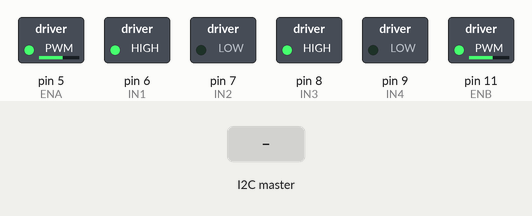
This sketch was run on a simulated Arduino Uno, built with avr-gcc and run on an emulated ATmega328P. Parts: switched loads named in the sketch (green lamp = pin HIGH). The inputs (shaded band) are chosen by the test bench.

Above: at 1.2 s.
1.3 s: the I2C master sends the byte 0
Timing chart, 0 to 4.3 s (numbered marks = the images above; inputs shaded):
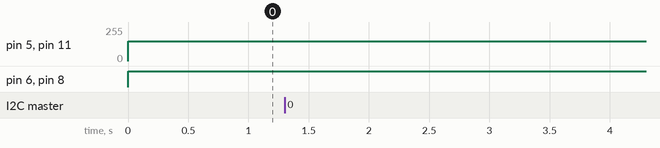

Measured:
- after the input at 1.3 s, pin 5 (ENA), pin 11 (ENB): 150/255 → 149/255 at once

The sketch:

MotorControl.ino
```cpp
#include <Wire.h>

const int addr = 0x43;

enum RECEIVE_ACTIONS {BALL_DATA};
enum WHEEL_SIDE {LEFT, RIGHT};  //controls both right motors and both left motors

const unsigned int DEFAULT_SPEED = 150;
const unsigned int ERROR_THRESHOLD = 10;
const float K_P = 0.25;

int ENA=5;
int IN1=6;
int IN2=7;
int ENB=11;
int IN3=8;
int IN4=9;

volatile int ball_size = 0;
volatile int ball_offset = 0;

void setup() {
    Wire.begin(addr);
    Wire.onReceive(receiveData);
    Wire.onRequest(nothing);

    pinMode(IN1,OUTPUT);
    pinMode(IN2,OUTPUT);
    pinMode(IN3,OUTPUT);
    pinMode(IN4,OUTPUT);
    pinMode(ENA,OUTPUT);
    pinMode(ENB,OUTPUT);
    digitalWrite(ENA,HIGH);
    digitalWrite(ENB,HIGH);

}
void loop() {
    /*setMotor(LEFT, -100);
    setMotor(RIGHT, -100);
    */
    goToBall();
}


void goToBall(){
    int error = ball_offset;

    do{
        int leftMotorVal = errorToMotorOut(error);
        int rightMotorVal = -errorToMotorOut(error);
        setMotor(LEFT,  leftMotorVal );
        setMotor(RIGHT, rightMotorVal);
        delay(50);
        error = ball_offset;

    } while(abs(error) < ERROR_THRESHOLD);


}

int errorToMotorOut(int error){
    int val = (K_P * error) + DEFAULT_SPEED;
    if (abs(val) > 255) val = val>0?255:-255;
    return val;
}

void setMotor(int WHEEL_SIDE, int speed){
    switch (WHEEL_SIDE) {
        case LEFT:
            if (speed < 0) {
                analogWrite(ENA, -speed);
                digitalWrite(IN1,LOW);    //left wheels backup
                digitalWrite(IN2,HIGH);
            }
            else {
                analogWrite(ENA, speed);
                digitalWrite(IN1,HIGH);
                digitalWrite(IN2,LOW);
            }
            break;
        case RIGHT:
            if (speed < 0) {
                analogWrite(ENB, -speed);
                digitalWrite(IN3,HIGH);    //right wheels backup
                digitalWrite(IN4,LOW);
            }
            else {
                analogWrite(ENB, speed);
                digitalWrite(IN3,LOW);
                digitalWrite(IN4,HIGH);
            }
            break;
    }

}

void receiveData(int num_bytes) {

    int cmd = Wire.read();
    int bytes = Wire.read();

    if (num_bytes == bytes + 2) {
        if (cmd == BALL_DATA) {
          ball_size = i2cGetInt();
          ball_offset = i2cGetInt();
        }
        else {
            dumpData();
        }
    }
    else {
        // We have an unexpected message, throw it out.
        dumpData();
    }

}


void nothing(){}

// Reads the next 2 bytes from the i2c bus and splices them together to make a
// signed 16-bit integer.
int i2cGetInt() {
    return ((Wire.read() << 8) | Wire.read());
}

void dumpData() {
    while (Wire.available()) Wire.read();
}
```
